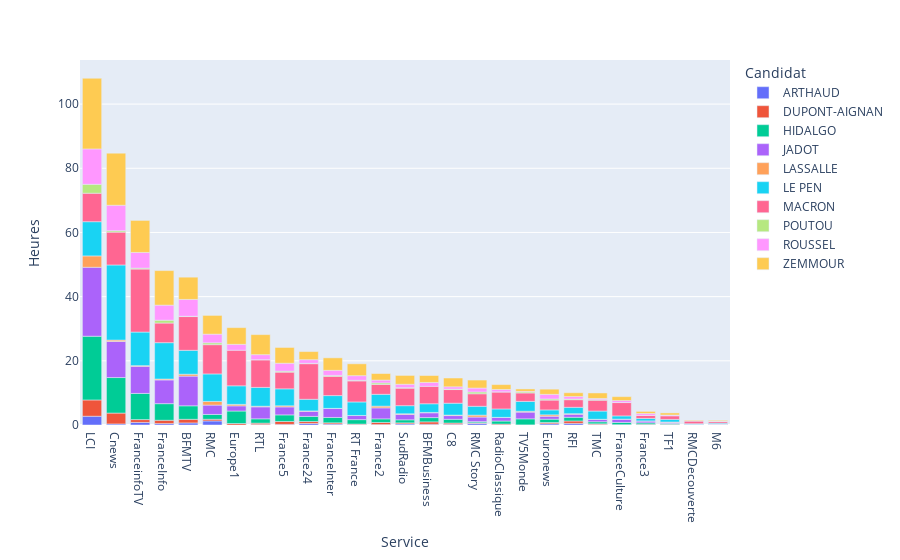

The notebook cell saved with this chart:
### Markdown cell above
### Répartition de la parole

### Code cell
fig = px.bar(t1_parole,
             x='Service', y='Heures',
             color='Candidat')

fig.update_layout(xaxis={'categoryorder': 'total descending'})

fig.show()

### Figure 1 — Plotly figure (JSON) as saved in the notebook; plotly's stock layout.template omitted (floating-point values rounded to 4 significant figures)
{"data": [{"alignmentgroup": "True", "hovertemplate": "Candidat=ARTHAUD<br>Service=%{x}<br>Heures=%{y}<extra></extra>", "legendgroup": "ARTHAUD", "marker": {"color": "#636efa", "pattern": {"shape": ""}}, "name": "ARTHAUD", "offsetgroup": "ARTHAUD", "orientation": "v", "showlegend": true, "textposition": "auto", "type": "bar", "x": ["TF1", "France2", "France3", "France5", "M6", "C8", "TMC", "BFMTV", "Cnews", "RT France", "RMCDecouverte", "RMC Story", "LCI", "FranceinfoTV", "TV5Monde", "France24", "Euronews", "RFI", "FranceInfo", "FranceCulture", "FranceInter", "RadioClassique", "BFMBusiness", "RMC", "RTL", "SudRadio"], "xaxis": "x", "y": [0.06806, 0.1294, 0.02583, 0.1889, 0.01889, 0.2108, 0.1261, 0.6442, 0.3289, 0.09444, 0.006944, 0.525, 2.732, 0.8103, 0.01278, 0.4778, 0.3922, 0.5, 0.4361, 0.075, 0.2811, 0.02861, 0.2258, 1.269, 0.1236, 0.3236], "yaxis": "y"}, {"alignmentgroup": "True", "hovertemplate": "Candidat=DUPONT-AIGNAN<br>Service=%{x}<br>Heures=%{y}<extra></extra>", "legendgroup": "DUPONT-AIGNAN", "marker": {"color": "#EF553B", "pattern": {"shape": ""}}, "name": "DUPONT-AIGNAN", "offsetgroup": "DUPONT-AIGNAN", "orientation": "v", "showlegend": true, "textposition": "auto", "type": "bar", "x": ["TF1", "France2", "France3", "France5", "M6", "C8", "TMC", "BFMTV", "Cnews", "RT France", "RMC Story", "LCI", "FranceinfoTV", "TV5Monde", "France24", "Euronews", "RFI", "FranceInfo", "FranceCulture", "FranceInter", "RadioClassique", "BFMBusiness", "RMC", "RTL", "Europe1", "SudRadio"], "xaxis": "x", "y": [0.1503, 0.6597, 0.185, 0.9117, 0.02889, 0.3969, 0.2414, 1.134, 3.388, 0.1953, 0.1608, 5.073, 0.8792, 0.02917, 0.5994, 0.3933, 0.7556, 1.043, 0.02806, 0.3997, 0.2542, 0.7486, 0.5189, 0.4542, 0.4581, 0.3389], "yaxis": "y"}, {"alignmentgroup": "True", "hovertemplate": "Candidat=HIDALGO<br>Service=%{x}<br>Heures=%{y}<extra></extra>", "legendgroup": "HIDALGO", "marker": {"color": "#00cc96", "pattern": {"shape": ""}}, "name": "HIDALGO", "offsetgroup": "HIDALGO", "orientation": "v", "showlegend": true, "textposition": "auto", "type": "bar", "x": ["TF1", "France2", "France3", "France5", "M6", "C8", "TMC", "BFMTV", "Cnews", "RT France", "RMCDecouverte", "RMC Story", "LCI", "FranceinfoTV", "TV5Monde", "France24", "Euronews", "RFI", "FranceInfo", "FranceCulture", "FranceInter", "RadioClassique", "BFMBusiness", "RMC", "RTL", "Europe1", "SudRadio"], "xaxis": "x", "y": [0.2714, 1.12, 0.4606, 2.05, 0.09083, 1.173, 0.6436, 4.206, 11.07, 1.382, 0.06944, 0.3703, 19.86, 8.147, 1.877, 1.6, 1.029, 1.153, 5.171, 0.6956, 1.663, 0.9544, 1.339, 1.501, 1.348, 3.898, 0.9553], "yaxis": "y"}, {"alignmentgroup": "True", "hovertemplate": "Candidat=JADOT<br>Service=%{x}<br>Heures=%{y}<extra></extra>", "legendgroup": "JADOT", "marker": {"color": "#ab63fa", "pattern": {"shape": ""}}, "name": "JADOT", "offsetgroup": "JADOT", "orientation": "v", "showlegend": true, "textposition": "auto", "type": "bar", "x": ["TF1", "France2", "France3", "France5", "M6", "C8", "TMC", "BFMTV", "Cnews", "RT France", "RMCDecouverte", "RMC Story", "LCI", "FranceinfoTV", "TV5Monde", "France24", "Euronews", "RFI", "FranceInfo", "FranceCulture", "FranceInter", "RadioClassique", "BFMBusiness", "RMC", "RTL", "Europe1", "SudRadio"], "xaxis": "x", "y": [0.3742, 3.437, 0.5825, 2.484, 0.1442, 1.154, 0.71, 9.253, 11.25, 1.28, 0.1517, 1.424, 21.48, 8.457, 2.099, 1.615, 0.9067, 0.9508, 7.394, 1.017, 2.789, 1.127, 1.484, 2.919, 3.734, 1.617, 1.702], "yaxis": "y"}, {"alignmentgroup": "True", "hovertemplate": "Candidat=LASSALLE<br>Service=%{x}<br>Heures=%{y}<extra></extra>", "legendgroup": "LASSALLE", "marker": {"color": "#FFA15A", "pattern": {"shape": ""}}, "name": "LASSALLE", "offsetgroup": "LASSALLE", "orientation": "v", "showlegend": true, "textposition": "auto", "type": "bar", "x": ["TF1", "France2", "France3", "France5", "M6", "C8", "TMC", "BFMTV", "Cnews", "RT France", "RMCDecouverte", "RMC Story", "LCI", "FranceinfoTV", "TV5Monde", "France24", "Euronews", "RFI", "FranceInfo", "FranceCulture", "FranceInter", "RadioClassique", "BFMBusiness", "RMC", "RTL", "Europe1", "SudRadio"], "xaxis": "x", "y": [0.06667, 0.53, 0.02278, 0.3508, 0.02417, 0.1569, 0.06389, 0.5847, 0.4306, 0.01611, 0.0075, 0.5919, 3.544, 0.2089, 0.2656, 0.09389, 0.4467, 0.1697, 0.2831, 0.02, 0.0475, 0.01611, 0.1153, 1.139, 0.1897, 0.4569, 0.1889], "yaxis": "y"}, {"alignmentgroup": "True", "hovertemplate": "Candidat=LE PEN<br>Service=%{x}<br>Heures=%{y}<extra></extra>", "legendgroup": "LE PEN", "marker": {"color": "#19d3f3", "pattern": {"shape": ""}}, "name": "LE PEN", "offsetgroup": "LE PEN", "orientation": "v", "showlegend": true, "textposition": "auto", "type": "bar", "x": ["TF1", "France2", "France3", "France5", "M6", "C8", "TMC", "BFMTV", "Cnews", "RT France", "RMCDecouverte", "RMC Story", "LCI", "FranceinfoTV", "TV5Monde", "France24", "Euronews", "RFI", "FranceInfo", "FranceCulture", "FranceInter", "RadioClassique", "BFMBusiness", "RMC", "RTL", "Europe1", "SudRadio"], "xaxis": "x", "y": [0.8128, 3.689, 0.7672, 5.282, 0.2753, 3.701, 2.558, 7.457, 23.4, 4.219, 0.1708, 2.764, 10.67, 10.46, 3.074, 3.627, 1.53, 1.983, 11.33, 0.9992, 3.985, 2.617, 2.706, 8.567, 5.865, 5.783, 2.516], "yaxis": "y"}, {"alignmentgroup": "True", "hovertemplate": "Candidat=MACRON<br>Service=%{x}<br>Heures=%{y}<extra></extra>", "legendgroup": "MACRON", "marker": {"color": "#FF6692", "pattern": {"shape": ""}}, "name": "MACRON", "offsetgroup": "MACRON", "orientation": "v", "showlegend": true, "textposition": "auto", "type": "bar", "x": ["TF1", "France2", "France3", "France5", "M6", "C8", "TMC", "BFMTV", "Cnews", "RT France", "RMCDecouverte", "RMC Story", "LCI", "FranceinfoTV", "TV5Monde", "France24", "Euronews", "RFI", "FranceInfo", "FranceCulture", "FranceInter", "RadioClassique", "BFMBusiness", "RMC", "RTL", "Europe1", "SudRadio"], "xaxis": "x", "y": [1.149, 3.075, 0.9572, 5.203, 0.4942, 4.258, 3.386, 10.52, 10.24, 6.551, 0.8428, 3.895, 8.867, 19.63, 2.631, 11.09, 3.061, 2.371, 6.115, 4.154, 5.998, 5.294, 5.442, 9.126, 8.596, 11.09, 5.469], "yaxis": "y"}, {"alignmentgroup": "True", "hovertemplate": "Candidat=POUTOU<br>Service=%{x}<br>Heures=%{y}<extra></extra>", "legendgroup": "POUTOU", "marker": {"color": "#B6E880", "pattern": {"shape": ""}}, "name": "POUTOU", "offsetgroup": "POUTOU", "orientation": "v", "showlegend": true, "textposition": "auto", "type": "bar", "x": ["TF1", "France2", "France3", "France5", "M6", "C8", "TMC", "BFMTV", "Cnews", "RT France", "RMC Story", "LCI", "FranceinfoTV", "TV5Monde", "France24", "Euronews", "RFI", "FranceInfo", "FranceCulture", "FranceInter", "RadioClassique", "RMC", "RTL", "SudRadio"], "xaxis": "x", "y": [0.03722, 0.4789, 0.02111, 0.3097, 0.01806, 0.1614, 0.1814, 0.09972, 0.4411, 0.1986, 0.5606, 2.783, 0.2958, 0.3383, 0.1347, 0.3539, 0.2167, 0.8906, 0.0375, 0.2883, 0.05139, 0.5764, 0.0475, 0.1417], "yaxis": "y"}, {"alignmentgroup": "True", "hovertemplate": "Candidat=ROUSSEL<br>Service=%{x}<br>Heures=%{y}<extra></extra>", "legendgroup": "ROUSSEL", "marker": {"color": "#FF97FF", "pattern": {"shape": ""}}, "name": "ROUSSEL", "offsetgroup": "ROUSSEL", "orientation": "v", "showlegend": true, "textposition": "auto", "type": "bar", "x": ["TF1", "France2", "France3", "France5", "M6", "C8", "TMC", "BFMTV", "Cnews", "RT France", "RMCDecouverte", "RMC Story", "LCI", "FranceinfoTV", "TV5Monde", "France24", "Euronews", "RFI", "FranceInfo", "FranceCulture", "FranceInter", "RadioClassique", "BFMBusiness", "RMC", "RTL", "Europe1", "SudRadio"], "xaxis": "x", "y": [0.1822, 0.8739, 0.5692, 2.469, 0.1136, 0.6936, 0.3572, 5.237, 7.936, 1.44, 0.04306, 1.225, 11.03, 4.884, 0.1483, 1.118, 1.438, 0.7733, 4.687, 0.5928, 1.577, 0.7225, 1.2, 2.691, 1.561, 1.834, 1.06], "yaxis": "y"}, {"alignmentgroup": "True", "hovertemplate": "Candidat=ZEMMOUR<br>Service=%{x}<br>Heures=%{y}<extra></extra>", "legendgroup": "ZEMMOUR", "marker": {"color": "#FECB52", "pattern": {"shape": ""}}, "name": "ZEMMOUR", "offsetgroup": "ZEMMOUR", "orientation": "v", "showlegend": true, "textposition": "auto", "type": "bar", "x": ["TF1", "France2", "France3", "France5", "M6", "C8", "TMC", "BFMTV", "Cnews", "RT France", "RMCDecouverte", "RMC Story", "LCI", "FranceinfoTV", "TV5Monde", "France24", "Euronews", "RFI", "FranceInfo", "FranceCulture", "FranceInter", "RadioClassique", "BFMBusiness", "RMC", "RTL", "Europe1", "SudRadio"], "xaxis": "x", "y": [0.6539, 2.046, 0.6461, 4.915, 0.2486, 2.734, 1.716, 6.933, 16.24, 3.693, 0.2108, 2.487, 22.02, 9.978, 0.7583, 2.529, 1.614, 1.185, 10.77, 1.222, 3.897, 1.527, 2.163, 5.841, 6.248, 5.204, 2.751], "yaxis": "y"}], "layout": {"autosize": true, "barmode": "relative", "legend": {"title": {"text": "Candidat"}, "tracegroupgap": 0}, "margin": {"t": 60}, "xaxis": {"anchor": "y", "autorange": true, "categoryorder": "total descending", "domain": [0, 1], "range": [-0.5, 26.5], "title": {"text": "Service"}, "type": "category"}, "yaxis": {"anchor": "x", "autorange": true, "domain": [0, 1], "range": [0, 113.7], "title": {"text": "Heures"}, "type": "linear"}}}
